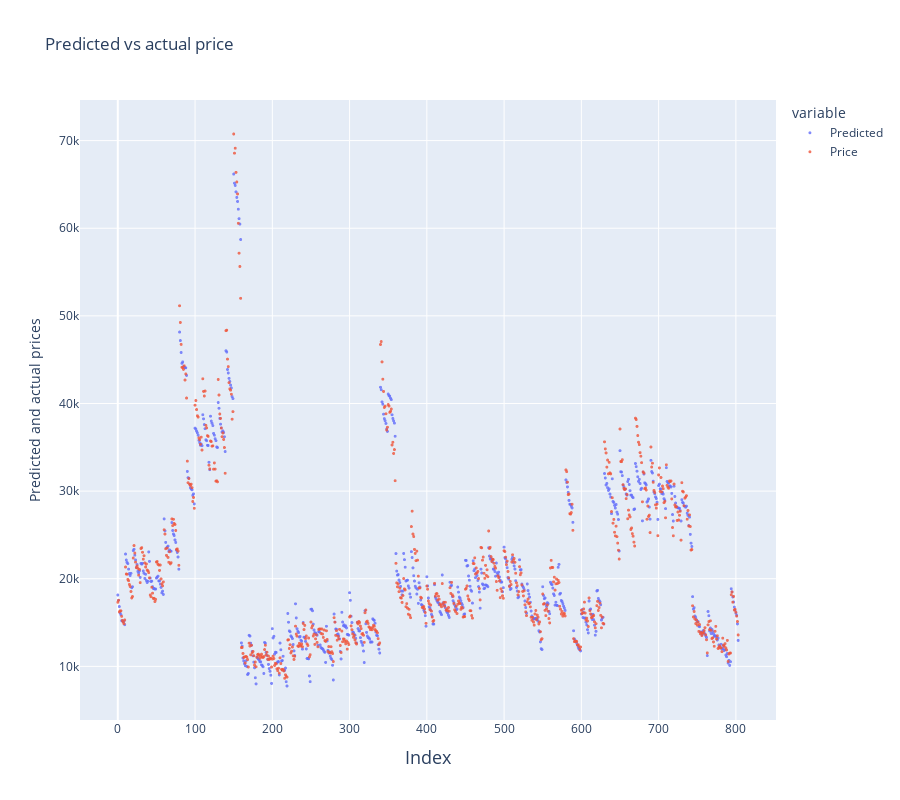

Notebook code for this chart:
### Code cell
fig = px.scatter(X_viz, x=X_viz.index, y= ["Predicted","Price"], title= "Predicted vs actual price", height = 800)
fig.update_traces(marker=dict(size=3,
                            #   line=dict(width=2,
                            #             color='DarkSlateGrey')
                                        ),
                          opacity = 0.8,                      
                  selector=dict(mode='markers'))
fig.update_xaxes(title_text='Index',  title_font=dict(size=18))
fig.update_yaxes(title_text='Predicted and actual prices')
fig.show()

### Figure 1 — Plotly figure (JSON) as saved in the notebook; plotly's stock layout.template omitted (floating-point values rounded to 4 significant figures; data arrays with more than 128 entries replaced by an {"elided": "..."} marker saying what was removed)
{"data": [{"hovertemplate": "variable=Predicted<br>index=%{x}<br>value=%{y}<extra></extra>", "legendgroup": "Predicted", "marker": {"color": "#636efa", "size": 3, "symbol": "circle"}, "mode": "markers", "name": "Predicted", "opacity": 0.8, "showlegend": true, "type": "scattergl", "x": {"elided": "804 int values"}, "xaxis": "x", "y": {"elided": "804 float values"}, "yaxis": "y"}, {"hovertemplate": "variable=Price<br>index=%{x}<br>value=%{y}<extra></extra>", "legendgroup": "Price", "marker": {"color": "#EF553B", "size": 3, "symbol": "circle"}, "mode": "markers", "name": "Price", "opacity": 0.8, "showlegend": true, "type": "scattergl", "x": {"elided": "804 int values"}, "xaxis": "x", "y": {"elided": "804 float values"}, "yaxis": "y"}], "layout": {"height": 800, "legend": {"title": {"text": "variable"}, "tracegroupgap": 0}, "title": {"text": "Predicted vs actual price"}, "xaxis": {"anchor": "y", "domain": [0, 1], "title": {"font": {"size": 18}, "text": "Index"}}, "yaxis": {"anchor": "x", "domain": [0, 1], "title": {"text": "Predicted and actual prices"}}}}
